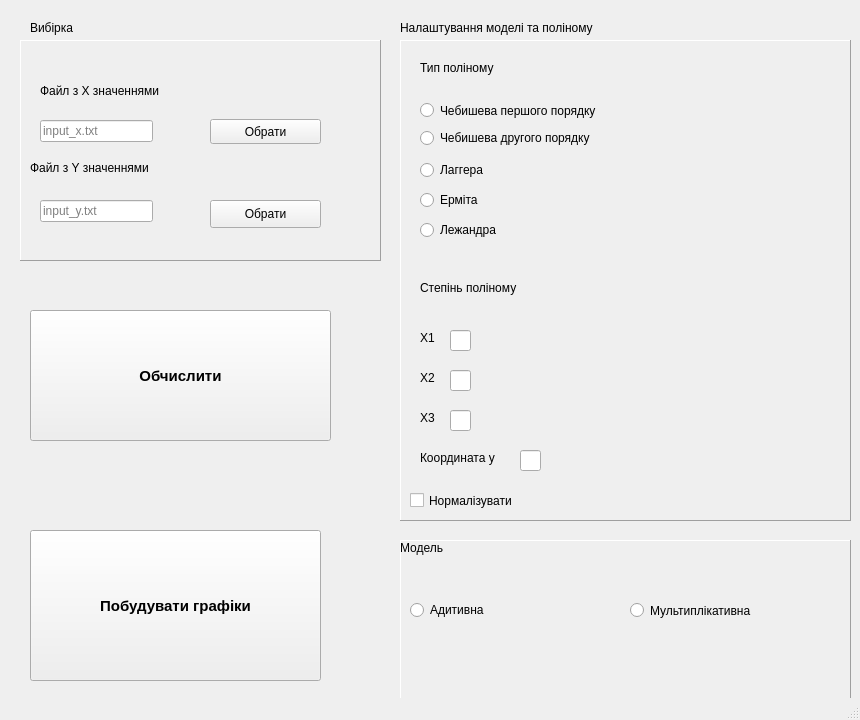
<?xml version="1.0" encoding="UTF-8"?>
<ui version="4.0">
 <class>MainWindow</class>
 <widget class="QMainWindow" name="MainWindow">
  <property name="geometry">
   <rect>
    <x>0</x>
    <y>0</y>
    <width>860</width>
    <height>720</height>
   </rect>
  </property>
  <property name="minimumSize">
   <size>
    <width>860</width>
    <height>720</height>
   </size>
  </property>
  <property name="maximumSize">
   <size>
    <width>860</width>
    <height>720</height>
   </size>
  </property>
  <property name="windowTitle">
   <string>Lab_work_4</string>
  </property>
  <widget class="QWidget" name="centralwidget">
   <widget class="QFrame" name="frame">
    <property name="geometry">
     <rect>
      <x>20</x>
      <y>40</y>
      <width>361</width>
      <height>221</height>
     </rect>
    </property>
    <property name="frameShape">
     <enum>QFrame::Panel</enum>
    </property>
    <property name="frameShadow">
     <enum>QFrame::Raised</enum>
    </property>
    <property name="lineWidth">
     <number>1</number>
    </property>
    <widget class="QLabel" name="label_3">
     <property name="geometry">
      <rect>
       <x>20</x>
       <y>40</y>
       <width>131</width>
       <height>21</height>
      </rect>
     </property>
     <property name="text">
      <string>Файл з Х значеннями</string>
     </property>
    </widget>
    <widget class="QLabel" name="label_4">
     <property name="geometry">
      <rect>
       <x>10</x>
       <y>120</y>
       <width>141</width>
       <height>16</height>
      </rect>
     </property>
     <property name="text">
      <string>Файл з Y значеннями</string>
     </property>
    </widget>
    <widget class="QPushButton" name="input_x_but">
     <property name="geometry">
      <rect>
       <x>190</x>
       <y>79</y>
       <width>111</width>
       <height>25</height>
      </rect>
     </property>
     <property name="text">
      <string>Обрати</string>
     </property>
    </widget>
    <widget class="QLineEdit" name="input_x">
     <property name="geometry">
      <rect>
       <x>20</x>
       <y>80</y>
       <width>113</width>
       <height>22</height>
      </rect>
     </property>
     <property name="cursor">
      <cursorShape>ArrowCursor</cursorShape>
     </property>
     <property name="inputMask">
      <string notr="true"/>
     </property>
     <property name="text">
      <string/>
     </property>
     <property name="echoMode">
      <enum>QLineEdit::Normal</enum>
     </property>
     <property name="placeholderText">
      <string>input_x.txt</string>
     </property>
    </widget>
    <widget class="QLineEdit" name="input_y">
     <property name="geometry">
      <rect>
       <x>20</x>
       <y>160</y>
       <width>113</width>
       <height>22</height>
      </rect>
     </property>
     <property name="text">
      <string/>
     </property>
     <property name="placeholderText">
      <string>input_y.txt</string>
     </property>
    </widget>
    <widget class="QPushButton" name="input_y_but">
     <property name="geometry">
      <rect>
       <x>190</x>
       <y>160</y>
       <width>111</width>
       <height>28</height>
      </rect>
     </property>
     <property name="text">
      <string>Обрати</string>
     </property>
    </widget>
   </widget>
   <widget class="QFrame" name="frame_2">
    <property name="geometry">
     <rect>
      <x>400</x>
      <y>40</y>
      <width>451</width>
      <height>481</height>
     </rect>
    </property>
    <property name="frameShape">
     <enum>QFrame::Panel</enum>
    </property>
    <property name="frameShadow">
     <enum>QFrame::Raised</enum>
    </property>
    <widget class="QLabel" name="label_5">
     <property name="geometry">
      <rect>
       <x>20</x>
       <y>20</y>
       <width>111</width>
       <height>16</height>
      </rect>
     </property>
     <property name="text">
      <string>Тип поліному</string>
     </property>
    </widget>
    <widget class="QRadioButton" name="cheb_first">
     <property name="geometry">
      <rect>
       <x>20</x>
       <y>60</y>
       <width>201</width>
       <height>21</height>
      </rect>
     </property>
     <property name="text">
      <string>Чебишева першого порядку</string>
     </property>
    </widget>
    <widget class="QRadioButton" name="cheb_sec">
     <property name="geometry">
      <rect>
       <x>20</x>
       <y>90</y>
       <width>191</width>
       <height>16</height>
      </rect>
     </property>
     <property name="text">
      <string>Чебишева другого порядку</string>
     </property>
    </widget>
    <widget class="QRadioButton" name="lag">
     <property name="geometry">
      <rect>
       <x>20</x>
       <y>120</y>
       <width>95</width>
       <height>20</height>
      </rect>
     </property>
     <property name="text">
      <string>Лаггера</string>
     </property>
    </widget>
    <widget class="QRadioButton" name="ermit">
     <property name="geometry">
      <rect>
       <x>20</x>
       <y>150</y>
       <width>95</width>
       <height>20</height>
      </rect>
     </property>
     <property name="text">
      <string>Ерміта</string>
     </property>
    </widget>
    <widget class="QRadioButton" name="lej">
     <property name="geometry">
      <rect>
       <x>20</x>
       <y>180</y>
       <width>95</width>
       <height>20</height>
      </rect>
     </property>
     <property name="text">
      <string>Лежандра</string>
     </property>
    </widget>
    <widget class="QLabel" name="label_6">
     <property name="geometry">
      <rect>
       <x>20</x>
       <y>240</y>
       <width>131</width>
       <height>16</height>
      </rect>
     </property>
     <property name="text">
      <string>Степінь поліному</string>
     </property>
    </widget>
    <widget class="QLabel" name="label_7">
     <property name="geometry">
      <rect>
       <x>20</x>
       <y>290</y>
       <width>21</width>
       <height>16</height>
      </rect>
     </property>
     <property name="text">
      <string>Х1</string>
     </property>
    </widget>
    <widget class="QLineEdit" name="x1_grade">
     <property name="geometry">
      <rect>
       <x>50</x>
       <y>290</y>
       <width>21</width>
       <height>21</height>
      </rect>
     </property>
    </widget>
    <widget class="QLabel" name="label_8">
     <property name="geometry">
      <rect>
       <x>20</x>
       <y>330</y>
       <width>21</width>
       <height>16</height>
      </rect>
     </property>
     <property name="text">
      <string>Х2</string>
     </property>
    </widget>
    <widget class="QLabel" name="label_9">
     <property name="geometry">
      <rect>
       <x>20</x>
       <y>370</y>
       <width>21</width>
       <height>16</height>
      </rect>
     </property>
     <property name="text">
      <string>Х3</string>
     </property>
    </widget>
    <widget class="QLineEdit" name="x2_grade">
     <property name="geometry">
      <rect>
       <x>50</x>
       <y>330</y>
       <width>21</width>
       <height>21</height>
      </rect>
     </property>
    </widget>
    <widget class="QLineEdit" name="x3_grade">
     <property name="geometry">
      <rect>
       <x>50</x>
       <y>370</y>
       <width>21</width>
       <height>21</height>
      </rect>
     </property>
    </widget>
    <widget class="QLabel" name="label_11">
     <property name="geometry">
      <rect>
       <x>20</x>
       <y>410</y>
       <width>121</width>
       <height>16</height>
      </rect>
     </property>
     <property name="text">
      <string>Координата у</string>
     </property>
    </widget>
    <widget class="QLineEdit" name="y_cord">
     <property name="geometry">
      <rect>
       <x>120</x>
       <y>410</y>
       <width>21</width>
       <height>21</height>
      </rect>
     </property>
    </widget>
    <widget class="QCheckBox" name="normalize">
     <property name="geometry">
      <rect>
       <x>10</x>
       <y>450</y>
       <width>141</width>
       <height>21</height>
      </rect>
     </property>
     <property name="text">
      <string>Нормалізувати</string>
     </property>
    </widget>
   </widget>
   <widget class="QPushButton" name="calculate">
    <property name="geometry">
     <rect>
      <x>30</x>
      <y>310</y>
      <width>301</width>
      <height>131</height>
     </rect>
    </property>
    <property name="font">
     <font>
      <family>MS Shell Dlg 2</family>
      <pointsize>11</pointsize>
      <weight>75</weight>
      <bold>true</bold>
     </font>
    </property>
    <property name="text">
     <string>Обчислити</string>
    </property>
   </widget>
   <widget class="QPushButton" name="show_graph">
    <property name="geometry">
     <rect>
      <x>30</x>
      <y>530</y>
      <width>291</width>
      <height>151</height>
     </rect>
    </property>
    <property name="font">
     <font>
      <pointsize>11</pointsize>
      <weight>75</weight>
      <bold>true</bold>
     </font>
    </property>
    <property name="text">
     <string>Побудувати графіки</string>
    </property>
   </widget>
   <widget class="QLabel" name="label">
    <property name="geometry">
     <rect>
      <x>30</x>
      <y>20</y>
      <width>55</width>
      <height>16</height>
     </rect>
    </property>
    <property name="text">
     <string>Вибірка</string>
    </property>
   </widget>
   <widget class="QLabel" name="label_2">
    <property name="geometry">
     <rect>
      <x>400</x>
      <y>20</y>
      <width>231</width>
      <height>16</height>
     </rect>
    </property>
    <property name="text">
     <string>Налаштування моделі та поліному</string>
    </property>
   </widget>
   <widget class="QFrame" name="frame_3">
    <property name="geometry">
     <rect>
      <x>400</x>
      <y>540</y>
      <width>451</width>
      <height>161</height>
     </rect>
    </property>
    <property name="frameShape">
     <enum>QFrame::Panel</enum>
    </property>
    <property name="frameShadow">
     <enum>QFrame::Raised</enum>
    </property>
    <widget class="QLabel" name="label_10">
     <property name="geometry">
      <rect>
       <x>0</x>
       <y>0</y>
       <width>55</width>
       <height>16</height>
      </rect>
     </property>
     <property name="text">
      <string>Модель</string>
     </property>
    </widget>
    <widget class="QRadioButton" name="add">
     <property name="geometry">
      <rect>
       <x>10</x>
       <y>60</y>
       <width>95</width>
       <height>20</height>
      </rect>
     </property>
     <property name="text">
      <string>Адитивна</string>
     </property>
    </widget>
    <widget class="QRadioButton" name="mult">
     <property name="geometry">
      <rect>
       <x>230</x>
       <y>60</y>
       <width>151</width>
       <height>21</height>
      </rect>
     </property>
     <property name="text">
      <string>Мультиплікативна</string>
     </property>
    </widget>
   </widget>
  </widget>
  <widget class="QStatusBar" name="statusbar"/>
 </widget>
 <resources/>
 <connections/>
</ui>
